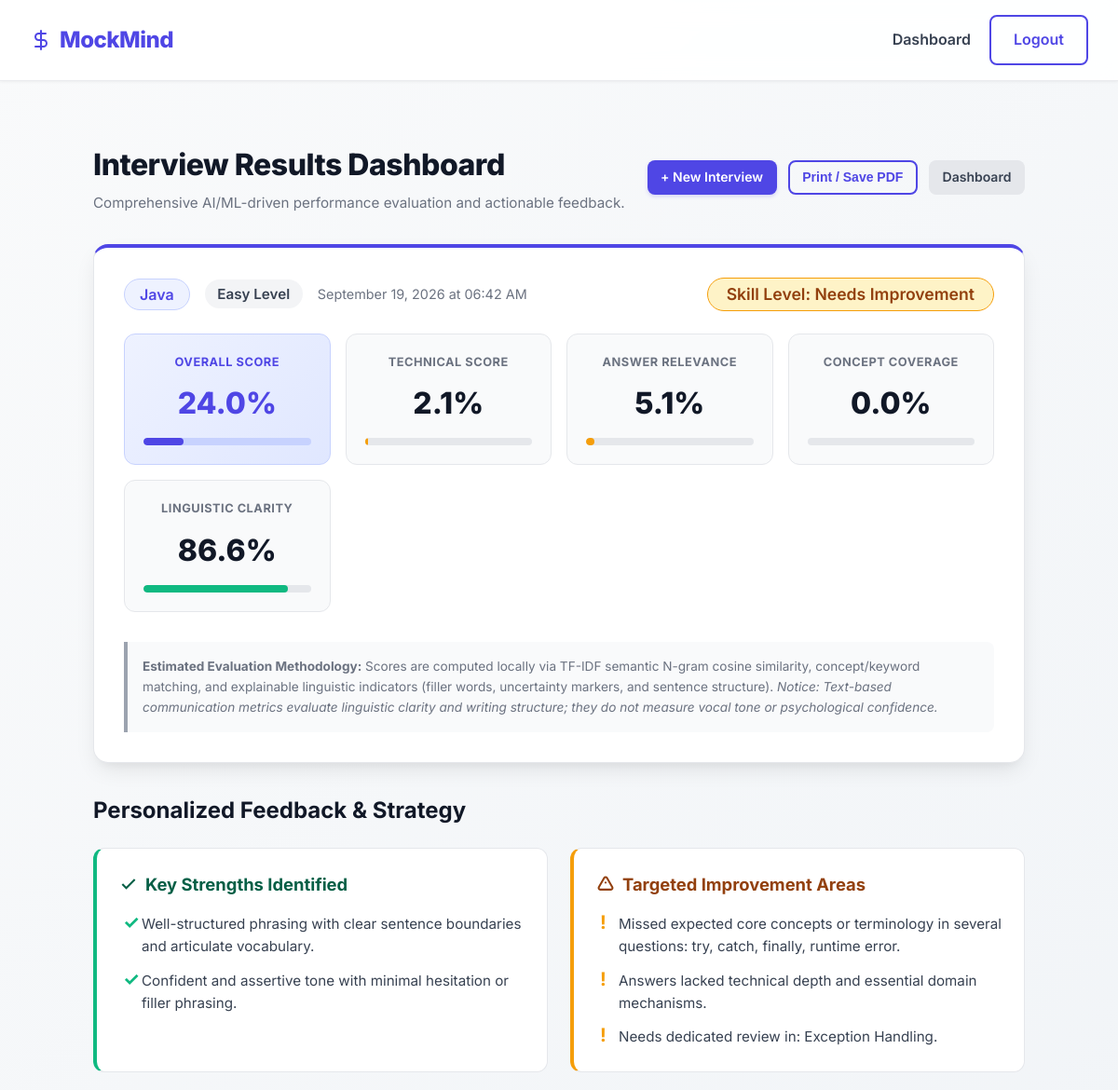
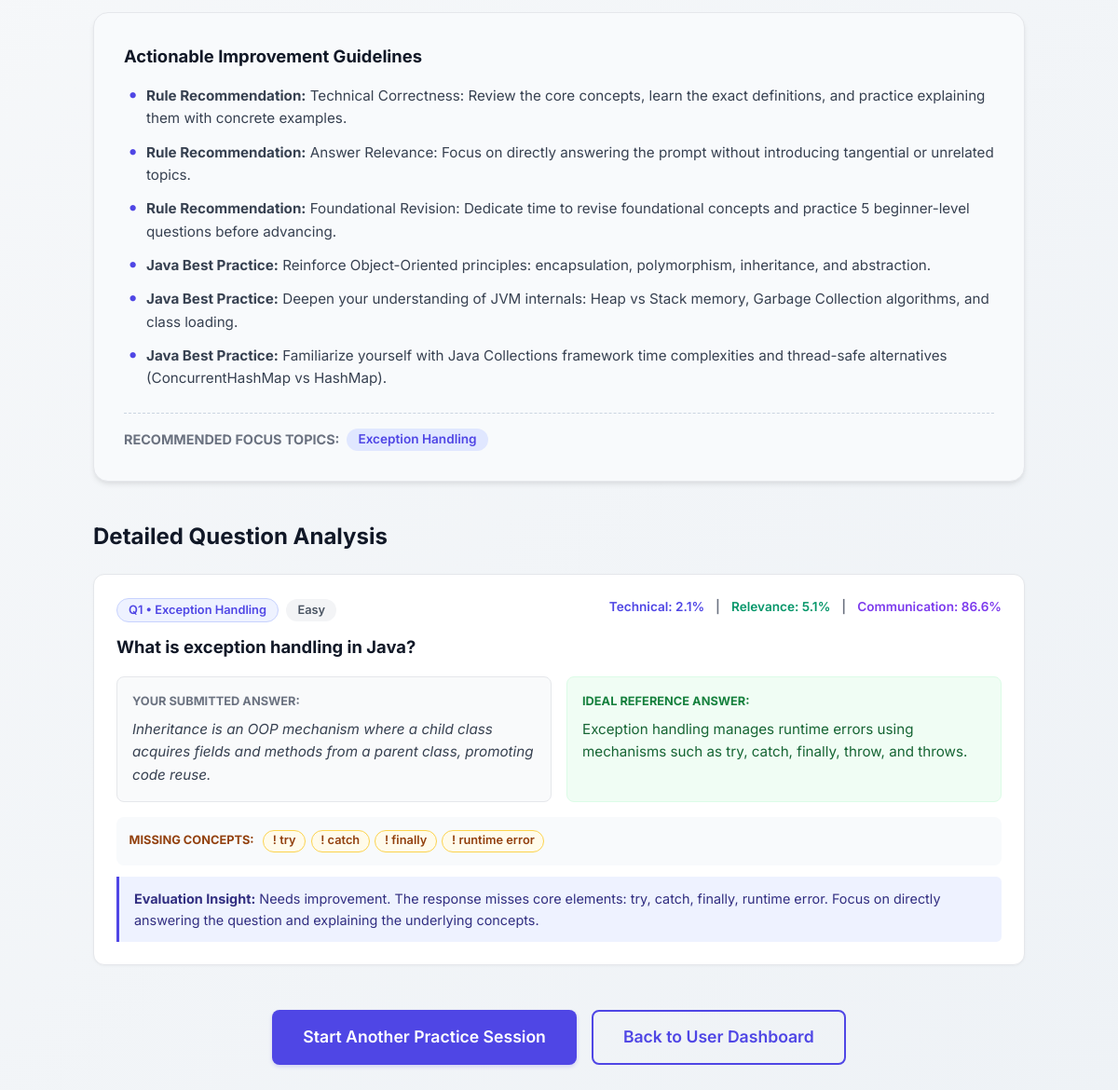
The app's page /summary/10 (signed in) with its own data (2 pictures, top to bottom).
### database/models.py (models this page shows, shortened)
class InterviewSession(db.Model):
    __tablename__ = 'INTERVIEW_SESSIONS'
    id = db.Column(db.Integer, primary_key=True)
    user_id = db.Column(db.Integer, db.ForeignKey('USERS.id'), nullable=False)
    category = db.Column(db.String(50), nullable=False)
    difficulty = db.Column(db.String(50), nullable=False)
    total_questions = db.Column(db.Integer, nullable=False)
    started_at = db.Column(db.DateTime, default=get_utc_now)
    completed_at = db.Column(db.DateTime, nullable=True)
    status = db.Column(db.String(50), default='In Progress') # In Progress, Completed
    overall_score = db.Column(db.Float, nullable=True)
    technical_score = db.Column(db.Float, nullable=True)
    relevance_score = db.Column(db.Float, nullable=True)
    concept_coverage = db.Column(db.Float, nullable=True)
    communication_score = db.Column(db.Float, nullable=True)
    confidence_score = db.Column(db.Float, nullable=True)
    skill_level = db.Column(db.String(50), nullable=True) # Strong, Good, Needs Improvement
    strengths = db.Column(db.Text, nullable=True) # JSON list
    weaknesses = db.Column(db.Text, nullable=True) # JSON list
    recommended_topics = db.Column(db.Text, nullable=True) # JSON list
    overall_feedback = db.Column(db.Text, nullable=True)
    answers = db.relationship('Answer', backref='session', lazy=True)

class Question(db.Model):
    __tablename__ = 'QUESTIONS'
    id = db.Column(db.Integer, primary_key=True)
    question_id = db.Column(db.String(20), unique=True, nullable=False)
    question = db.Column(db.Text, nullable=False)
    category = db.Column(db.String(50), nullable=False)
    topic = db.Column(db.String(100))
    difficulty = db.Column(db.String(50), nullable=False)
    ideal_answer = db.Column(db.Text)
    keywords = db.Column(db.Text)

class Answer(db.Model):
    __tablename__ = 'ANSWERS'
    id = db.Column(db.Integer, primary_key=True)
    session_id = db.Column(db.Integer, db.ForeignKey('INTERVIEW_SESSIONS.id'), nullable=False)
    question_id = db.Column(db.Integer, db.ForeignKey('QUESTIONS.id'), nullable=False)
    user_id = db.Column(db.Integer, db.ForeignKey('USERS.id'), nullable=False)
    user_answer = db.Column(db.Text, nullable=False)
    answered_at = db.Column(db.DateTime, default=get_utc_now)
    technical_score = db.Column(db.Float, nullable=True)
    relevance_score = db.Column(db.Float, nullable=True)
    semantic_score = db.Column(db.Float, nullable=True)
    concept_coverage = db.Column(db.Float, nullable=True)
    confidence_score = db.Column(db.Float, nullable=True)
    communication_score = db.Column(db.Float, nullable=True)
    overall_score = db.Column(db.Float, nullable=True)
    feedback = db.Column(db.Text, nullable=True)
    covered_concepts = db.Column(db.Text, nullable=True) # JSON list
    missing_concepts = db.Column(db.Text, nullable=True) # JSON list
    question = db.relationship('Question', backref='given_answers')
    def get_covered_concepts(self) -> list[str]:
        if not self.covered_concepts:
            return []
        try:
            return json.loads(self.covered_concepts)
        except Exception:
            return [c.strip() for c in self.covered_concepts.split(';') if c.strip()]
    def get_missing_concepts(self) -> list[str]:
        if not self.missing_concepts:
            return []
        try:
            return json.loads(self.missing_concepts)
        except Exception:
            return [m.strip() for m in self.missing_concepts.split(';') if m.strip()]

### routes/interview_routes.py (the view)
@interview_bp.route('/summary/<int:session_id>')
@login_required
def summary(session_id):
    interview_session = db.session.get(InterviewSession, session_id)
    if not interview_session:
        abort(404)
    if interview_session.user_id != current_user.id:
        flash("Unauthorized access", "danger")
        return redirect(url_for('dashboard.dashboard'))
    if interview_session.overall_score is None:
        evaluate_and_persist_session(interview_session)
    answers = Answer.query.filter_by(session_id=session_id).all()
    evaluated_list = [
        {
            'user_answer': a.user_answer,
            'technical_score': a.technical_score or 0.0,
            'relevance_score': a.relevance_score or 0.0,
            'concept_coverage': a.concept_coverage or 0.0,
            'communication_score': a.communication_score or 0.0,
            'confidence_score': a.confidence_score or 0.0,
            'topic': a.question.topic if a.question else 'General',
            'category': a.question.category if a.question else interview_session.category,
            'missing_concepts': a.get_missing_concepts(),
            'covered_concepts': a.get_covered_concepts()
        }
        for a in answers
    ]
    perf = calculate_session_performance(evaluated_list)
    feedback = generate_personalized_feedback(perf, evaluated_list, interview_session.category)
    return render_template(
        'summary.html',
        session=interview_session,
        answers=answers,
        performance=perf,
        feedback=feedback
    )

### templates/summary.html (shortened to what this page needs)
{% extends 'base.html' %}
{% block content %}
<div style="max-width: 1000px; margin: 2rem auto;">
    <div style="display: flex; justify-content: space-between; align-items: center; margin-bottom: 2rem; flex-wrap: wrap; gap: 1rem;">
        <div>
            <h1 style="color: var(--dark-color); font-size: 2rem; font-weight: 800; letter-spacing: -0.5px;">Interview Results Dashboard</h1>
            <p style="color: var(--text-muted); font-size: 0.95rem; margin-top: 0.25rem;">Comprehensive AI/ML-driven performance evaluation and actionable feedback.</p>
        </div>
        <div style="display: flex; gap: 0.75rem;">
            <a href="{{ url_for('interview.setup') }}" class="btn btn-primary btn-sm">+ New Interview</a>
            <button onclick="window.print()" class="btn btn-outline btn-sm no-print">Print / Save PDF</button>
            <a href="{{ url_for('dashboard.dashboard') }}" class="btn btn-muted btn-sm">Dashboard</a>
        </div>
    </div>
    <div class="card card-elevated" style="margin-bottom: 2rem; border-top: 4px solid var(--primary-color);">
        <div style="display: flex; justify-content: space-between; align-items: center; flex-wrap: wrap; gap: 1.5rem; margin-bottom: 1.5rem;">
            <div style="display: flex; align-items: center; gap: 1rem; flex-wrap: wrap;">
                <span class="badge badge-category" style="font-size: 1rem; padding: 0.5rem 1rem;">{{ session.category }}</span>
                <span class="badge" style="background: #F3F4F6; color: #374151; font-size: 0.95rem; padding: 0.5rem 0.85rem;">{{ session.difficulty }} Level</span>
                <span style="color: var(--text-muted); font-size: 0.9rem;">{{ session.completed_at.strftime('%B %d, %Y at %I:%M %p') if session.completed_at else 'Recent' }}</span>
            </div>
            <div>
                {% set skill = performance.skill_level %}
                <span class="badge {% if skill == 'Strong' %}badge-strong{% elif skill == 'Good' %}badge-good{% else %}badge-needs-improvement{% endif %}" style="font-size: 1.1rem; padding: 0.5rem 1.25rem;">
                    Skill Level: {{ skill }}
                </span>
            </div>
        </div>
        <div class="scorecard-grid">
            <div class="score-metric-box" style="background: linear-gradient(135deg, #EEF2FF, #E0E7FF); border-color: #C7D2FE;">
                <div class="score-metric-title" style="color: var(--primary-color);">Overall Score</div>
                <div class="score-metric-value" style="color: var(--primary-color);">{{ performance.overall_score }}%</div>
                <div class="progress-track" style="background: #C7D2FE;">
                    <div class="progress-fill progress-fill-primary" style="width: {{ performance.overall_score }}%;"></div>
                </div>
            </div>
            <div class="score-metric-box">
                <div class="score-metric-title">Technical Score</div>
                <div class="score-metric-value">{{ performance.avg_technical_score }}%</div>
                <div class="progress-track">
                    <div class="progress-fill {% if performance.avg_technical_score >= 70 %}progress-fill-success{% elif performance.avg_technical_score >= 50 %}progress-fill-primary{% else %}progress-fill-warning{% endif %}" style="width: {{ performance.avg_technical_score }}%;"></div>
                </div>
            </div>
            <div class="score-metric-box">
                <div class="score-metric-title">Answer Relevance</div>
                <div class="score-metric-value">{{ performance.avg_relevance_score }}%</div>
                <div class="progress-track">
                    <div class="progress-fill {% if performance.avg_relevance_score >= 70 %}progress-fill-success{% elif performance.avg_relevance_score >= 50 %}progress-fill-primary{% else %}progress-fill-warning{% endif %}" style="width: {{ performance.avg_relevance_score }}%;"></div>
                </div>
            </div>
            <div class="score-metric-box">
                <div class="score-metric-title">Concept Coverage</div>
                <div class="score-metric-value">{{ performance.avg_concept_coverage }}%</div>
                <div class="progress-track">
                </div>
            </div>
            <div class="score-metric-box">
                <div class="score-metric-title">Linguistic Clarity</div>
                <div class="score-metric-value">{{ performance.avg_communication_score }}%</div>
                <div class="progress-track">
                    <div class="progress-fill progress-fill-success" style="width: {{ performance.avg_communication_score }}%;"></div>
                </div>
            </div>
        </div>
        <div class="disclaimer-box" style="margin-top: 1rem;">
            <strong>Estimated Evaluation Methodology:</strong>
            Scores are computed locally via TF-IDF semantic N-gram cosine similarity, concept/keyword matching, and explainable linguistic indicators (filler words, uncertainty markers, and sentence structure).
            <em>Notice: Text-based communication metrics evaluate linguistic clarity and writing structure; they do not measure vocal tone or psychological confidence.</em>
        </div>
    </div>
    <h2 style="font-size: 1.5rem; color: var(--dark-color); margin-bottom: 1.25rem;">Personalized Feedback & Strategy</h2>
    <div class="feedback-grid">
        <div class="feedback-card" style="border-left: 4px solid #10B981;">
            <h3 style="color: #065F46;">
                <svg width="20" height="20" viewBox="0 0 24 24" fill="none" stroke="currentColor" stroke-width="2.5"><polyline points="20 6 9 17 4 12"/></svg>
                Key Strengths Identified
            </h3>
            <ul class="feedback-list strengths-list">
                {% for s in feedback.strengths %}
                    <li>{{ s }}</li>
                {% endfor %}
            </ul>
        </div>
        <div class="feedback-card" style="border-left: 4px solid #F59E0B;">
            <h3 style="color: #92400E;">
                <svg width="20" height="20" viewBox="0 0 24 24" fill="none" stroke="currentColor" stroke-width="2.5"><path d="M12 9v2m0 4h.01m-6.938 4h13.856c1.54 0 2.502-1.667 1.732-3L13.732 4c-.77-1.333-2.694-1.333-3.464 0L3.34 16c-.77 1.333.192 3 1.732 3z"/></svg>
                Targeted Improvement Areas
            </h3>
            <ul class="feedback-list weaknesses-list">
                {% for w in feedback.weaknesses %}
                    <li>{{ w }}</li>
                {% endfor %}
            </ul>
        </div>
    </div>
    <div class="card" style="margin-bottom: 2.5rem; background: #F8FAFC;">
        <h3 style="color: var(--dark-color); font-size: 1.15rem; margin-bottom: 1rem;">Actionable Improvement Guidelines</h3>
        <ul class="feedback-list" style="margin-bottom: 1.5rem;">
            {% for tip in feedback.improvement_suggestions %}
                <li><strong>Rule Recommendation:</strong> {{ tip }}</li>
            {% endfor %}
            {% for coach in feedback.category_coaching %}
                <li><strong>{{ session.category }} Best Practice:</strong> {{ coach }}</li>
            {% endfor %}
        </ul>
        {% if feedback.recommended_topics %}
        <div style="border-top: 1px dashed #CBD5E1; padding-top: 1rem; display: flex; align-items: center; flex-wrap: wrap; gap: 0.5rem;">
            <span style="font-weight: 700; font-size: 0.9rem; color: var(--text-muted); text-transform: uppercase;">Recommended Focus Topics:</span>
            {% for topic in feedback.recommended_topics %}
                <span class="badge" style="background: #E0E7FF; color: var(--primary-color); font-weight: 600;">{{ topic }}</span>
            {% endfor %}
        </div>
        {% endif %}
    </div>
    <h2 style="font-size: 1.5rem; color: var(--dark-color); margin-bottom: 1.25rem;">Detailed Question Analysis</h2>
    {% for answer in answers %}
    {% set q = answer.question %}
    <div class="question-result-card">
        <div style="display: flex; justify-content: space-between; align-items: flex-start; flex-wrap: wrap; gap: 0.5rem; margin-bottom: 0.75rem;">
            <div>
                <span class="badge badge-category" style="font-size: 0.8rem;">Q{{ loop.index }} • {{ q.topic or q.category }}</span>
                <span class="badge" style="background: #F3F4F6; color: #4B5563; font-size: 0.8rem; margin-left: 0.25rem;">{{ q.difficulty }}</span>
            </div>
            <div style="display: flex; gap: 0.75rem; align-items: center; font-size: 0.85rem; font-weight: 600;">
                <span style="color: var(--primary-color);">Technical: {{ answer.technical_score or 0 }}%</span>
                <span style="color: #6B7280;">|</span>
                <span style="color: #059669;">Relevance: {{ answer.relevance_score or 0 }}%</span>
                <span style="color: #6B7280;">|</span>
                <span style="color: #7C3AED;">Communication: {{ answer.communication_score or 0 }}%</span>
            </div>
        </div>
        <h4 style="font-size: 1.15rem; color: var(--dark-color); margin-bottom: 1rem;">{{ q.question }}</h4>
        <div class="answer-comparison-box">
            <div class="answer-box">
                <div style="font-weight: 700; font-size: 0.8rem; text-transform: uppercase; color: var(--text-muted); margin-bottom: 0.5rem;">
                    Your Submitted Answer:
                </div>
                <p style="white-space: pre-wrap; font-style: italic; color: var(--text-main);">{{ answer.user_answer }}</p>
            </div>
            <div class="answer-box answer-box-ideal">
                <div style="font-weight: 700; font-size: 0.8rem; text-transform: uppercase; color: #15803D; margin-bottom: 0.5rem;">
                    Ideal Reference Answer:
                </div>
                <p style="white-space: pre-wrap;">{{ q.ideal_answer }}</p>
            </div>
        </div>
        <div style="margin-top: 1rem; padding: 0.85rem; background: #F8FAFC; border-radius: 0.5rem; display: flex; flex-direction: column; gap: 0.5rem;">
            {% set covered = answer.get_covered_concepts() %}
            {% set missing = answer.get_missing_concepts() %}
            {% if missing %}
            <div style="display: flex; align-items: center; flex-wrap: wrap; gap: 0.35rem;">
                <span style="font-size: 0.8rem; font-weight: 700; color: #92400E; text-transform: uppercase; margin-right: 0.25rem;">Missing Concepts:</span>
                {% for m in missing %}
                    <span class="badge badge-missing">! {{ m }}</span>
                {% endfor %}
            </div>
            {% endif %}
        </div>
        {% if answer.feedback %}
        <div style="margin-top: 0.75rem; padding: 0.75rem 1rem; background: #EEF2FF; border-left: 3px solid var(--primary-color); border-radius: 0 0.35rem 0.35rem 0; font-size: 0.9rem; color: #312E81;">
            <strong>Evaluation Insight:</strong> {{ answer.feedback }}
        </div>
        {% endif %}
    </div>
    {% endfor %}
    <div style="margin-top: 3rem; text-align: center; display: flex; justify-content: center; gap: 1rem; flex-wrap: wrap;">
        <a href="{{ url_for('interview.setup') }}" class="btn btn-primary" style="padding: 0.85rem 2rem; font-size: 1.1rem;">Start Another Practice Session</a>
        <a href="{{ url_for('dashboard.dashboard') }}" class="btn btn-outline" style="padding: 0.85rem 2rem; font-size: 1.1rem;">Back to User Dashboard</a>
    </div>
</div>
{% endblock %}

### records on screen
InterviewSession: category "Java", difficulty "Easy", completed_at "September 19, 2026 at 06:42 AM", skill_level "Needs Improvement", category "Java" "Java" "Java"
Question: topic "Exception Handling", difficulty "Easy", question "What is exception handling in Java?", ideal_answer "Exception handling manages runtime errors using mechanisms such as try, catch, finally, throw, and throws."
Answer: technical_score "2.1", relevance_score "5.1", communication_score "86.6", user_answer "Inheritance is an OOP mechanism where a child class acquires fields and methods from a parent class, promoting code reuse.", missing "try" "catch" "finally" "runtime error", feedback "Needs improvement. The response misses core elements: try, catch, finally, runtime error. Focus on directly answering the question and explaining the underlying concepts."

### other values on screen
{{ performance.overall_score }} "24.0"
{{ performance.avg_technical_score }} "2.1"
{{ performance.avg_relevance_score }} "5.1"
{{ performance.avg_concept_coverage }} "0.0"
{{ performance.avg_communication_score }} "86.6"
{{ s }} "Well-structured phrasing with clear sentence boundaries and articulate vocabulary." "Confident and assertive tone with minimal hesitation or filler phrasing."
{{ w }} "Missed expected core concepts or terminology in several questions: try, catch, finally, runtime error." "Answers lacked technical depth and essential domain mechanisms." "Needs dedicated review in: Exception Handling."
{{ tip }} "Technical Correctness: Review the core concepts, learn the exact definitions, and practice explaining them with concrete examples." "Answer Relevance: Focus on directly answering the prompt without introducing tangential or unrelated topics." "Foundational Revision: Dedicate time to revise foundational concepts and practice 5 beginner-level questions before advancing."
{{ coach }} "Reinforce Object-Oriented principles: encapsulation, polymorphism, inheritance, and abstraction." "Deepen your understanding of JVM internals: Heap vs Stack memory, Garbage Collection algorithms, and class loading." "Familiarize yourself with Java Collections framework time complexities and thread-safe alternatives (ConcurrentHashMap vs HashMap)."
